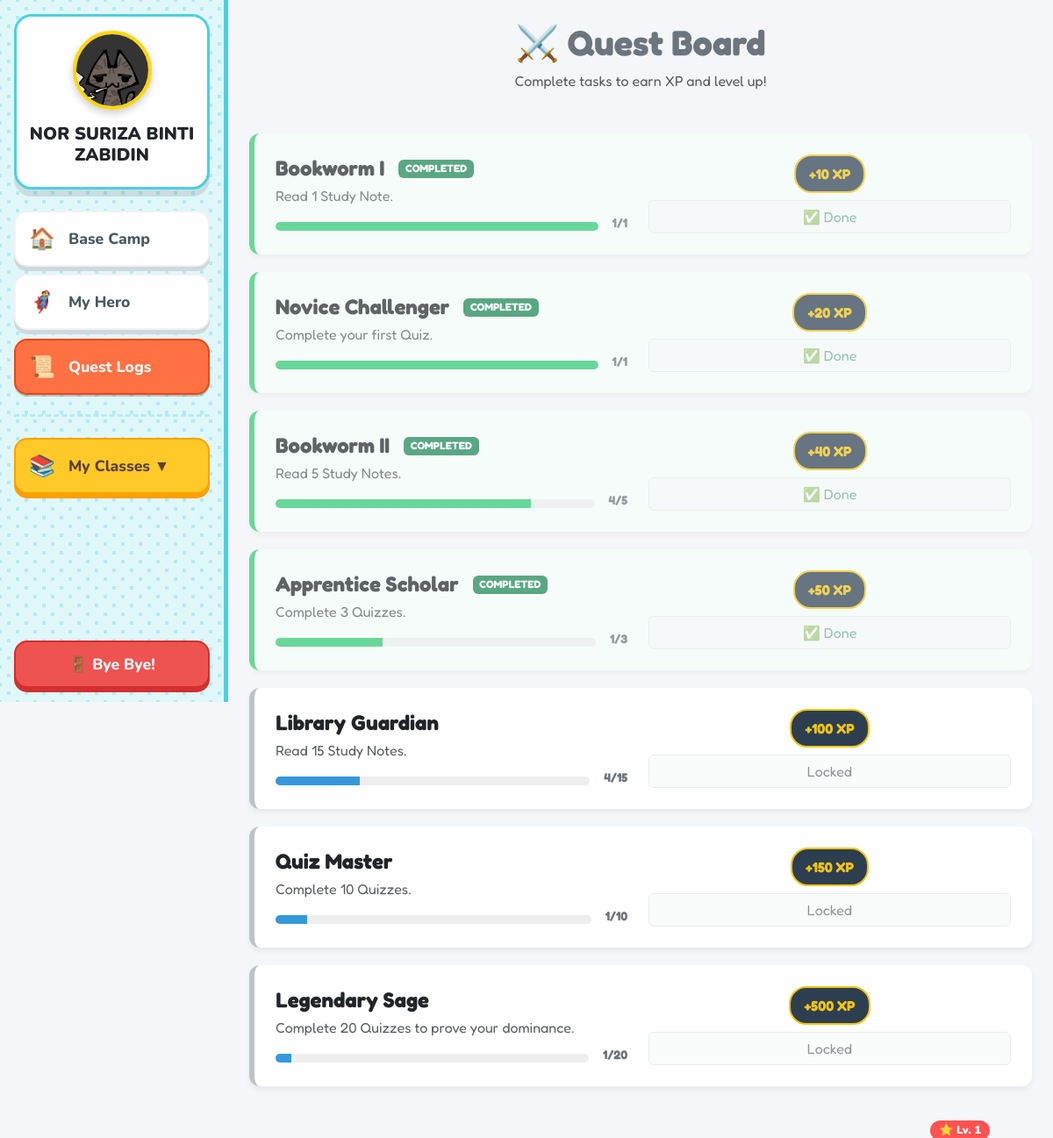
The page /student/quest.php (signed in) on the database its author committed.
### tables this page shows
CREATE TABLE `tasks` (
  `task_id` int(11) NOT NULL,
  `task_name` varchar(100) NOT NULL,
  `description` text DEFAULT NULL,
  `xp_reward` int(11) DEFAULT 10,
  `criteria_type` enum('quiz','note_read') NOT NULL DEFAULT 'quiz',
  `criteria_count` int(11) NOT NULL DEFAULT 1
);

### student/quest.php (the view, shortened to what this page needs)
<?php
require_once '../config/db.php';
$student_id = $_SESSION['user_id'];
$qStmt = $pdo->prepare("SELECT COUNT(*) FROM quiz_results WHERE student_id = ?");
$qStmt->execute([$student_id]);
$stats['quiz'] = $qStmt->fetchColumn();
$nStmt = $pdo->prepare("SELECT COUNT(*) FROM student_reads WHERE student_id = ?");
$nStmt->execute([$student_id]);
$stats['note_read'] = $nStmt->fetchColumn();
$sql = "SELECT * FROM tasks ORDER BY xp_reward ASC";
$stmt = $pdo->query($sql);
$all_quests = $stmt->fetchAll(PDO::FETCH_ASSOC);
$cStmt = $pdo->prepare("SELECT task_id FROM student_task_claims WHERE student_id = ?");
$cStmt->execute([$student_id]);
$claimed_ids = $cStmt->fetchAll(PDO::FETCH_COLUMN);
?>
<!DOCTYPE html>
<html lang="en">
<head>
    <link href="https://cdn.jsdelivr.net/npm/bootstrap@5.3.0/dist/css/bootstrap.min.css" rel="stylesheet">
</head>
<body>
        <?php include 'sidebar.php'; ?>
<div class="d-flex">
    <div class="d-none d-md-block">
        <?php include 'sidebar.php'; ?>
    </div>
    <div class="flex-grow-1 p-3 p-md-4">
        <div class="quest-container">
            <div class="text-center mb-5 pt-3 pt-md-0">
                <h1 class="fw-bold text-secondary">⚔️ Quest Board</h1>
                <p class="text-muted">Complete tasks to earn XP and level up!</p>
            </div>
            <?php foreach($all_quests as $quest): ?>
                <?php
                    $type = $quest['criteria_type'];
                    $target = $quest['criteria_count'];
                    $current = $stats[$type] ?? 0;
                    $is_claimed = in_array($quest['task_id'], $claimed_ids);
                    $is_ready = ($current >= $target) && !$is_claimed;
                    $display_current = ($current > $target) ? $target : $current;
                    $percent = ($display_current / $target) * 100;
                    $cardClass = "";
                    if ($is_claimed) $cardClass = "claimed";
                    elseif ($is_ready) $cardClass = "ready";
                ?>
                <div class="card quest-card p-4 <?php echo $cardClass; ?>">
                    <div class="d-flex flex-column flex-md-row justify-content-between align-items-center">
                        <div class="flex-grow-1 pe-md-4 w-100 mb-3 mb-md-0">
                            <div class="d-flex align-items-center mb-1">
                                <h4 class="fw-bold mb-0 text-dark"><?php echo htmlspecialchars($quest['task_name']); ?></h4>
                                <?php if($is_claimed): ?>
                                    <span class="badge bg-success ms-3">COMPLETED</span>
                                <?php endif; ?>
                            </div>
                            <p class="text-muted mb-2"><?php echo htmlspecialchars($quest['description']); ?></p>
                            <div class="d-flex align-items-center">
                                <div class="flex-grow-1 progress-bar-custom me-3">
                                    <div class="progress-fill" style="width: <?php echo $percent; ?>%;"></div>
                                </div>
                                <span class="fw-bold text-secondary small"><?php echo $display_current; ?>/<?php echo $target; ?></span>
                            </div>
                        </div>
                        <div class="d-flex flex-row flex-md-column align-items-center justify-content-between w-100 w-md-auto gap-3 gap-md-0">
                            <div class="xp-badge mb-md-2">+<?php echo $quest['xp_reward']; ?> XP</div>
                            <?php if($is_claimed): ?>
                                <button class="btn btn-light text-success border w-100" disabled>✅ Done</button>
                            <?php else: ?>
                                <button class="btn btn-light text-muted border w-100" disabled>Locked</button>
                            <?php endif; ?>
                        </div>
                    </div>
                </div>
            <?php endforeach; ?>
        </div>
    </div>
</div>
</body>
</html>

### student/sidebar.php (shortened to what this page needs)
<?php
$current_page = basename($_SERVER['PHP_SELF']);
?>
<div class="sidebar-container d-flex flex-column flex-shrink-0 p-3" style="width: 260px; min-height: 100vh;">
    <div class="profile-card text-center mb-4 pt-3 pb-3">
        <?php
        $pic = $user['profile_picture'] ?? 'default_avatar.jpg';
        $picPath = ($pic === 'default_avatar.jpg' || $pic === 'default_avatar.png')
            ? "/tinytale/assets/img/default_avatar.jpg"
            : "../uploads/" . $pic;
        ?>
        <div class="avatar-wrapper">
            <img src="<?php echo $picPath; ?>" class="hero-avatar" alt="Avatar">
            <div class="level-badge">⭐ Lv. <?php echo $_SESSION['level'] ?? 1; ?></div>
        </div>
        <h5 class="mt-3 fw-black text-dark"><?php echo htmlspecialchars($_SESSION['full_name'] ?? 'Hero'); ?></h5>
    </div>
    <ul class="nav nav-pills flex-column mb-auto gap-2">
        <li class="nav-item">
            <a href="dashboard.php" class="game-btn <?php echo ($current_page == 'dashboard.php' && !isset($_GET['subject_id'])) ? 'active-btn blue-theme' : 'white-theme'; ?>">
                <span class="icon">🏠</span>
                <span class="text">Base Camp</span>
            </a>
        </li>
        <li class="nav-item">
            <a href="profile.php" class="game-btn <?php echo ($current_page == 'profile.php') ? 'active-btn purple-theme' : 'white-theme'; ?>">
                <span class="icon">🦸</span>
                <span class="text">My Hero</span>
            </a>
        </li>
        <li class="nav-item">
            <a href="quest.php" class="game-btn <?php echo ($current_page == 'quest.php') ? 'active-btn orange-theme' : 'white-theme'; ?>">
                <span class="icon">📜</span>
                <span class="text">Quest Logs</span>
            </a>
        </li>
        <hr class="dashed-line">
        <li class="nav-item">
            <div class="game-btn yellow-theme dropdown-trigger" onclick="toggleSubjects()">
                <span class="icon">📚</span>
                <span class="text">My Classes ▼</span>
            </div>
        </li>
    </ul>
    <div class="mt-auto pt-3">
        <a href="../auth/logout.php" target="_top" class="game-btn red-theme w-100 text-center justify-content-center">
            🚪 Bye Bye!
        </a>
    </div>
</div>

### student/quest.php (style rules this page uses)
body { font-family: 'Fredoka', sans-serif; background-color: #f4f6f9; }
.quest-container { max-width: 900px; margin: 0 auto; }
.quest-card { border: none; border-left: 6px solid #bdc3c7; background: white; transition: all 0.3s ease; margin-bottom: 20px; border-radius: 12px; box-shadow: 0 4px 6px rgba(0,0,0,0.05); }
.quest-card.claimed { border-left-color: #2ecc71; opacity: 0.7; background: #f8fff9; }
.xp-badge { background-color: #2c3e50; color: #f1c40f; font-weight: bold; padding: 8px 15px; border-radius: 20px; border: 2px solid #f1c40f; white-space: nowrap; }
.progress-bar-custom { height: 10px; border-radius: 5px; background-color: #eee; overflow: hidden; margin-top: 10px; }
.progress-fill { height: 100%; background-color: #3498db; transition: width 0.5s ease; }
.quest-card.claimed .progress-fill { background-color: #2ecc71; }

### student/sidebar.php (style rules this page uses)
.sidebar-container { background-color: #E0F7FA; background-image: radial-gradient(#B2EBF2 15%, transparent 16%), radial-gradient(#B2EBF2 15%, transparent 16%); background-size: 20px 20px; background-position: 0 0, 10px 10px; border-right: 5px solid #4DD0E1; font-family: 'Nunito', sans-serif; }
.profile-card { background: white; border-radius: 20px; box-shadow: 0 8px 0px rgba(0,0,0,0.1); border: 3px solid #4DD0E1; }
.hero-avatar { width: 90px; height: 90px; border-radius: 50%; border: 4px solid #FFD700; box-shadow: 0 4px 10px rgba(0,0,0,0.2); object-fit: cover; }
.level-badge { position: absolute; bottom: -5px; right: 70px; background: #FF5252; color: white; padding: 2px 10px; border-radius: 15px; font-weight: 900; font-size: 0.8rem; border: 2px solid white; }
.fw-black { font-weight: 900; }
.game-btn { display: flex; align-items: center; padding: 12px 15px; border-radius: 15px; text-decoration: none; font-weight: 800; font-size: 1.1rem; transition: transform 0.1s, box-shadow 0.1s; border: 2px solid rgba(0,0,0,0.05); cursor: pointer; }
.game-btn .icon { font-size: 1.5rem; margin-right: 15px; }
.white-theme { background: white; color: #455A64; box-shadow: 0 5px 0px #CFD8DC; }
.active-btn { color: white !important; transform: translateY(2px); box-shadow: 0 2px 0px rgba(0,0,0,0.2) !important; }
.orange-theme { background: #FF7043; box-shadow: 0 5px 0px #E64A19; border: 2px solid #E64A19; }
.yellow-theme { background: #FFCA28; color: #5D4037; box-shadow: 0 5px 0px #FFA000; border: 2px solid #FFA000; }
.red-theme { background: #EF5350; color: white; box-shadow: 0 5px 0px #D32F2F; border: 2px solid #D32F2F; }
.dashed-line { border-top: 3px dashed #B2EBF2; opacity: 1; }

### rows shown on the page
tasks: task_name "Bookworm I", shows "COMPLETED", description "Read 1 Study Note.", criteria_count "1", xp_reward "10", shows "✅ Done"
tasks: task_name "Novice Challenger", shows "COMPLETED", description "Complete your first Quiz.", criteria_count "1", xp_reward "20", shows "✅ Done"
tasks: task_name "Bookworm II", shows "COMPLETED", description "Read 5 Study Notes.", display_current "4", criteria_count "5", xp_reward "40", shows "✅ Done"
tasks: task_name "Apprentice Scholar", shows "COMPLETED", description "Complete 3 Quizzes.", display_current "1", criteria_count "3", xp_reward "50", shows "✅ Done"
tasks: task_name "Library Guardian", description "Read 15 Study Notes.", display_current "4", criteria_count "15", xp_reward "100", shows "Locked"
tasks: task_name "Quiz Master", description "Complete 10 Quizzes.", display_current "1", criteria_count "10", xp_reward "150", shows "Locked"
tasks: task_name "Legendary Sage", description "Complete 20 Quizzes to prove your dominance.", display_current "1", criteria_count "20", xp_reward "500", shows "Locked"

### other values the page prints
$_SESSION['level'] "1"
$_SESSION['full_name'] "NOR SURIZA BINTI ZABIDIN"
